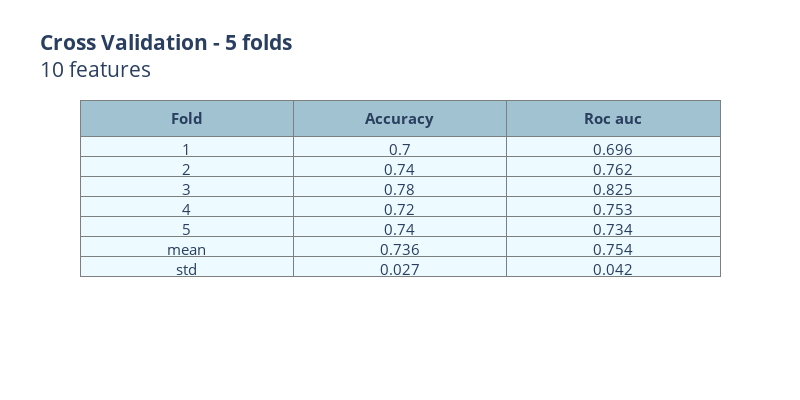

Here is the notebook cell this chart was saved with:
### Code cell
selector = RFE(liblinear_best_params_LR, n_features_to_select=10, step=1)
selector.fit(st_X,y)
scores_table(selector,st_X, y, '10 features')

### Figure 1 — Plotly figure (JSON) as saved in the notebook; plotly's stock layout.template omitted (floating-point values rounded to 4 significant figures)
{"data": [{"cells": {"align": ["center"], "fill": {"color": "#EDFAFF"}, "font": {"size": 15}, "line": {"color": "#7D7F80"}, "values": [["1", "2", "3", "4", "5", "mean", "std"], [0.7, 0.74, 0.78, 0.72, 0.74, 0.736, 0.027], [0.696, 0.762, 0.825, 0.753, 0.734, 0.754, 0.042]]}, "header": {"align": ["center"], "fill": {"color": "#a1c3d1"}, "font": {"size": 15}, "line": {"color": "#7D7F80"}, "values": ["<b>Fold", "<b>Accuracy", "<b>Roc auc"]}, "type": "table"}], "layout": {"font": {"size": 15}, "height": 400, "title": {"text": "<b>Cross Validation - 5 folds</b><br>10 features"}, "width": 800}}
